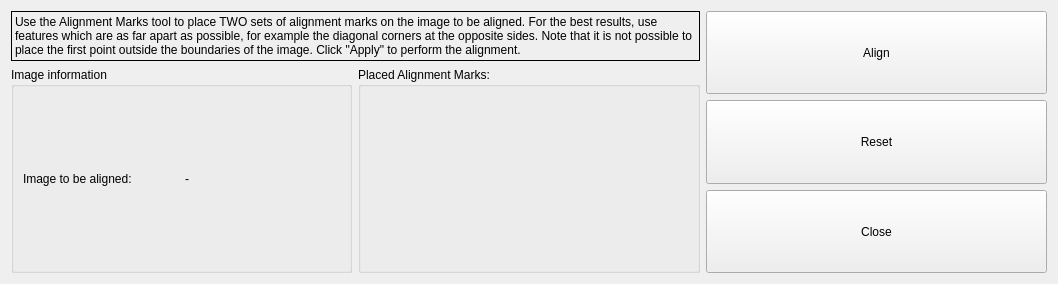
<?xml version="1.0" encoding="UTF-8"?>
<ui version="4.0">
 <class>fiducial_markers</class>
 <widget class="QWidget" name="fiducial_markers">
  <property name="geometry">
   <rect>
    <x>0</x>
    <y>0</y>
    <width>1058</width>
    <height>284</height>
   </rect>
  </property>
  <property name="sizePolicy">
   <sizepolicy hsizetype="Preferred" vsizetype="Minimum">
    <horstretch>0</horstretch>
    <verstretch>0</verstretch>
   </sizepolicy>
  </property>
  <property name="maximumSize">
   <size>
    <width>16777215</width>
    <height>16777215</height>
   </size>
  </property>
  <property name="windowTitle">
   <string>Fiducial Markers</string>
  </property>
  <property name="windowIcon">
   <iconset>
    <normaloff>:/icon/Teledyne_r.png</normaloff>:/icon/Teledyne_r.png</iconset>
  </property>
  <layout class="QGridLayout" name="gridLayout">
   <item row="2" column="0" colspan="2">
    <widget class="QLabel" name="lbl_general_info">
     <property name="maximumSize">
      <size>
       <width>16777215</width>
       <height>50</height>
      </size>
     </property>
     <property name="frameShape">
      <enum>QFrame::Box</enum>
     </property>
     <property name="text">
      <string>Use the Alignment Marks tool to place TWO sets of alignment marks on the image to be aligned. For the best results, use features which are as far apart as possible, for example the diagonal corners at the opposite sides. Note that it is not possible to place the first point outside the boundaries of the image. Click &quot;Apply&quot; to perform the alignment.</string>
     </property>
     <property name="wordWrap">
      <bool>true</bool>
     </property>
    </widget>
   </item>
   <item row="2" column="2" rowspan="4">
    <layout class="QGridLayout" name="grid_actions">
     <item row="0" column="0">
      <widget class="QPushButton" name="bt_align">
       <property name="sizePolicy">
        <sizepolicy hsizetype="Preferred" vsizetype="Preferred">
         <horstretch>0</horstretch>
         <verstretch>0</verstretch>
        </sizepolicy>
       </property>
       <property name="minimumSize">
        <size>
         <width>200</width>
         <height>0</height>
        </size>
       </property>
       <property name="text">
        <string>Align</string>
       </property>
       <property name="icon">
        <iconset>
         <normaloff>:/icon/registration.png</normaloff>:/icon/registration.png</iconset>
       </property>
      </widget>
     </item>
     <item row="1" column="0">
      <widget class="QPushButton" name="bt_reset">
       <property name="sizePolicy">
        <sizepolicy hsizetype="Preferred" vsizetype="Preferred">
         <horstretch>0</horstretch>
         <verstretch>0</verstretch>
        </sizepolicy>
       </property>
       <property name="text">
        <string>Reset</string>
       </property>
       <property name="icon">
        <iconset>
         <normaloff>:/icon/refresh.png</normaloff>:/icon/refresh.png</iconset>
       </property>
      </widget>
     </item>
     <item row="2" column="0">
      <widget class="QPushButton" name="bt_close">
       <property name="sizePolicy">
        <sizepolicy hsizetype="Preferred" vsizetype="Preferred">
         <horstretch>0</horstretch>
         <verstretch>0</verstretch>
        </sizepolicy>
       </property>
       <property name="text">
        <string>Close</string>
       </property>
       <property name="icon">
        <iconset>
         <disabledon>:/icon/remove_selected.png</disabledon>
        </iconset>
       </property>
      </widget>
     </item>
    </layout>
   </item>
   <item row="3" column="0" rowspan="3">
    <widget class="QGroupBox" name="gb_image_info">
     <property name="maximumSize">
      <size>
       <width>16777215</width>
       <height>16777215</height>
      </size>
     </property>
     <property name="title">
      <string>Image information</string>
     </property>
     <layout class="QGridLayout" name="gridLayout_3">
      <item row="0" column="1">
       <widget class="QLabel" name="lbl_image_tag">
        <property name="text">
         <string>-</string>
        </property>
       </widget>
      </item>
      <item row="0" column="0">
       <widget class="QLabel" name="lbl_image_tag_info">
        <property name="text">
         <string>Image to be aligned:</string>
        </property>
       </widget>
      </item>
     </layout>
    </widget>
   </item>
   <item row="3" column="1" rowspan="3">
    <widget class="QGroupBox" name="gb_alignment_mark_table">
     <property name="maximumSize">
      <size>
       <width>16777215</width>
       <height>16777215</height>
      </size>
     </property>
     <property name="title">
      <string>Placed Alignment Marks:</string>
     </property>
     <layout class="QGridLayout" name="gridLayout_4">
      <item row="0" column="0">
       <layout class="QGridLayout" name="grid_alignment_mark">
        <property name="spacing">
         <number>0</number>
        </property>
       </layout>
      </item>
     </layout>
    </widget>
   </item>
  </layout>
 </widget>
 <resources>
  <include location="resources_icon_library.qrc"/>
 </resources>
 <connections/>
</ui>
